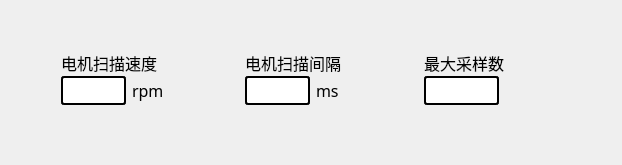
          <widget class="QWidget" name="widget_4_2" native="true">
           <property name="styleSheet">
            <string notr="true">#widget_4_2{border:4px solid rgb(141, 167, 219);
border-radius:5px;}</string>
           </property>
           <layout class="QHBoxLayout" name="horizontalLayout_3">
            <item>
             <spacer name="horizontalSpacer_11">
              <property name="orientation">
               <enum>Qt::Horizontal</enum>
              </property>
              <property name="sizeHint" stdset="0">
               <size>
                <width>40</width>
                <height>20</height>
               </size>
              </property>
             </spacer>
            </item>
            <item>
             <widget class="QWidget" name="widget_33" native="true">
              <layout class="QVBoxLayout" name="verticalLayout_11">
               <property name="spacing">
                <number>1</number>
               </property>
               <property name="leftMargin">
                <number>0</number>
               </property>
               <property name="topMargin">
                <number>0</number>
               </property>
               <property name="rightMargin">
                <number>0</number>
               </property>
               <property name="bottomMargin">
                <number>0</number>
               </property>
               <item>
                <spacer name="verticalSpacer_19">
                 <property name="orientation">
                  <enum>Qt::Vertical</enum>
                 </property>
                 <property name="sizeHint" stdset="0">
                  <size>
                   <width>20</width>
                   <height>40</height>
                  </size>
                 </property>
                </spacer>
               </item>
               <item>
                <widget class="QWidget" name="widget_34" native="true">
                 <layout class="QHBoxLayout" name="horizontalLayout_30">
                  <property name="spacing">
                   <number>0</number>
                  </property>
                  <property name="leftMargin">
                   <number>10</number>
                  </property>
                  <property name="topMargin">
                   <number>0</number>
                  </property>
                  <property name="rightMargin">
                   <number>0</number>
                  </property>
                  <property name="bottomMargin">
                   <number>0</number>
                  </property>
                  <item>
                   <widget class="QLabel" name="label_25">
                    <property name="font">
                     <font>
                      <family>微软雅黑</family>
                      <pointsize>12</pointsize>
                     </font>
                    </property>
                    <property name="text">
                     <string>电机扫描速度</string>
                    </property>
                   </widget>
                  </item>
                  <item>
                   <spacer name="horizontalSpacer_14">
                    <property name="orientation">
                     <enum>Qt::Horizontal</enum>
                    </property>
                    <property name="sizeHint" stdset="0">
                     <size>
                      <width>72</width>
                      <height>20</height>
                     </size>
                    </property>
                   </spacer>
                  </item>
                 </layout>
                </widget>
               </item>
               <item>
                <widget class="QWidget" name="widget_35" native="true">
                 <layout class="QHBoxLayout" name="horizontalLayout_31">
                  <property name="leftMargin">
                   <number>10</number>
                  </property>
                  <property name="topMargin">
                   <number>0</number>
                  </property>
                  <item>
                   <widget class="QLineEdit" name="lineEdit_scanSpeed">
                    <property name="minimumSize">
                     <size>
                      <width>50</width>
                      <height>0</height>
                     </size>
                    </property>
                    <property name="maximumSize">
                     <size>
                      <width>65</width>
                      <height>16777215</height>
                     </size>
                    </property>
                    <property name="font">
                     <font>
                      <family>微软雅黑</family>
                      <pointsize>12</pointsize>
                     </font>
                    </property>
                    <property name="styleSheet">
                     <string notr="true">border:2px solid rgb(0, 0, 0);
border-radius:3px;</string>
                    </property>
                    <property name="text">
                     <string/>
                    </property>
                   </widget>
                  </item>
                  <item>
                   <widget class="QLabel" name="label_26">
                    <property name="font">
                     <font>
                      <family>微软雅黑</family>
                      <pointsize>12</pointsize>
                     </font>
                    </property>
                    <property name="text">
                     <string>rpm</string>
                    </property>
                   </widget>
                  </item>
                 </layout>
                </widget>
               </item>
               <item>
                <spacer name="verticalSpacer_20">
                 <property name="orientation">
                  <enum>Qt::Vertical</enum>
                 </property>
                 <property name="sizeHint" stdset="0">
                  <size>
                   <width>20</width>
                   <height>40</height>
                  </size>
                 </property>
                </spacer>
               </item>
              </layout>
             </widget>
            </item>
            <item>
             <widget class="QWidget" name="widget_36" native="true">
              <layout class="QVBoxLayout" name="verticalLayout_12">
               <property name="spacing">
                <number>1</number>
               </property>
               <property name="leftMargin">
                <number>0</number>
               </property>
               <property name="topMargin">
                <number>0</number>
               </property>
               <property name="rightMargin">
                <number>0</number>
               </property>
               <property name="bottomMargin">
                <number>0</number>
               </property>
               <item>
                <spacer name="verticalSpacer_21">
                 <property name="orientation">
                  <enum>Qt::Vertical</enum>
                 </property>
                 <property name="sizeHint" stdset="0">
                  <size>
                   <width>20</width>
                   <height>40</height>
                  </size>
                 </property>
                </spacer>
               </item>
               <item>
                <widget class="QWidget" name="widget_37" native="true">
                 <layout class="QHBoxLayout" name="horizontalLayout_32">
                  <property name="spacing">
                   <number>0</number>
                  </property>
                  <property name="leftMargin">
                   <number>10</number>
                  </property>
                  <property name="topMargin">
                   <number>0</number>
                  </property>
                  <property name="rightMargin">
                   <number>0</number>
                  </property>
                  <property name="bottomMargin">
                   <number>0</number>
                  </property>
                  <item>
                   <widget class="QLabel" name="label_27">
                    <property name="font">
                     <font>
                      <family>微软雅黑</family>
                      <pointsize>12</pointsize>
                     </font>
                    </property>
                    <property name="text">
                     <string>电机扫描间隔</string>
                    </property>
                   </widget>
                  </item>
                  <item>
                   <spacer name="horizontalSpacer_15">
                    <property name="orientation">
                     <enum>Qt::Horizontal</enum>
                    </property>
                    <property name="sizeHint" stdset="0">
                     <size>
                      <width>67</width>
                      <height>20</height>
                     </size>
                    </property>
                   </spacer>
                  </item>
                 </layout>
                </widget>
               </item>
               <item>
                <widget class="QWidget" name="widget_38" native="true">
                 <layout class="QHBoxLayout" name="horizontalLayout_33">
                  <property name="leftMargin">
                   <number>10</number>
                  </property>
                  <property name="topMargin">
                   <number>0</number>
                  </property>
                  <item>
                   <widget class="QLineEdit" name="lineEdit_scanDelay">
                    <property name="minimumSize">
                     <size>
                      <width>50</width>
                      <height>0</height>
                     </size>
                    </property>
                    <property name="maximumSize">
                     <size>
                      <width>65</width>
                      <height>16777215</height>
                     </size>
                    </property>
                    <property name="font">
                     <font>
                      <family>微软雅黑</family>
                      <pointsize>12</pointsize>
                     </font>
                    </property>
                    <property name="styleSheet">
                     <string notr="true">border:2px solid rgb(0, 0, 0);
border-radius:3px;</string>
                    </property>
                    <property name="text">
                     <string/>
                    </property>
                   </widget>
                  </item>
                  <item>
                   <widget class="QLabel" name="label_28">
                    <property name="font">
                     <font>
                      <family>微软雅黑</family>
                      <pointsize>12</pointsize>
                     </font>
                    </property>
                    <property name="text">
                     <string>ms</string>
                    </property>
                   </widget>
                  </item>
                 </layout>
                </widget>
               </item>
               <item>
                <spacer name="verticalSpacer_22">
                 <property name="orientation">
                  <enum>Qt::Vertical</enum>
                 </property>
                 <property name="sizeHint" stdset="0">
                  <size>
                   <width>20</width>
                   <height>40</height>
                  </size>
                 </property>
                </spacer>
               </item>
              </layout>
             </widget>
            </item>
            <item>
             <widget class="QWidget" name="widget_65" native="true">
              <layout class="QVBoxLayout" name="verticalLayout_26">
               <property name="spacing">
                <number>1</number>
               </property>
               <property name="leftMargin">
                <number>0</number>
               </property>
               <property name="topMargin">
                <number>0</number>
               </property>
               <property name="rightMargin">
                <number>0</number>
               </property>
               <property name="bottomMargin">
                <number>0</number>
               </property>
               <item>
                <spacer name="verticalSpacer_23">
                 <property name="orientation">
                  <enum>Qt::Vertical</enum>
                 </property>
                 <property name="sizeHint" stdset="0">
                  <size>
                   <width>20</width>
                   <height>40</height>
                  </size>
                 </property>
                </spacer>
               </item>
               <item>
                <widget class="QWidget" name="widget_66" native="true">
                 <layout class="QHBoxLayout" name="horizontalLayout_35">
                  <property name="spacing">
                   <number>0</number>
                  </property>
                  <property name="leftMargin">
                   <number>10</number>
                  </property>
                  <property name="topMargin">
                   <number>0</number>
                  </property>
                  <property name="rightMargin">
                   <number>0</number>
                  </property>
                  <property name="bottomMargin">
                   <number>0</number>
                  </property>
                  <item>
                   <widget class="QLabel" name="label_46">
                    <property name="font">
                     <font>
                      <family>微软雅黑</family>
                      <pointsize>12</pointsize>
                     </font>
                    </property>
                    <property name="text">
                     <string>最大采样数</string>
                    </property>
                   </widget>
                  </item>
                  <item>
                   <spacer name="horizontalSpacer_16">
                    <property name="orientation">
                     <enum>Qt::Horizontal</enum>
                    </property>
                    <property name="sizeHint" stdset="0">
                     <size>
                      <width>67</width>
                      <height>20</height>
                     </size>
                    </property>
                   </spacer>
                  </item>
                 </layout>
                </widget>
               </item>
               <item>
                <widget class="QWidget" name="widget_67" native="true">
                 <layout class="QHBoxLayout" name="horizontalLayout_52">
                  <property name="leftMargin">
                   <number>10</number>
                  </property>
                  <property name="topMargin">
                   <number>0</number>
                  </property>
                  <item>
                   <widget class="QLineEdit" name="lineEdit_maxCount">
                    <property name="minimumSize">
                     <size>
                      <width>75</width>
                      <height>0</height>
                     </size>
                    </property>
                    <property name="maximumSize">
                     <size>
                      <width>75</width>
                      <height>16777215</height>
                     </size>
                    </property>
                    <property name="font">
                     <font>
                      <family>微软雅黑</family>
                      <pointsize>12</pointsize>
                     </font>
                    </property>
                    <property name="styleSheet">
                     <string notr="true">border:2px solid rgb(0, 0, 0);
border-radius:3px;</string>
                    </property>
                    <property name="text">
                     <string/>
                    </property>
                   </widget>
                  </item>
                  <item>
                   <spacer name="horizontalSpacer_23">
                    <property name="orientation">
                     <enum>Qt::Horizontal</enum>
                    </property>
                    <property name="sizeHint" stdset="0">
                     <size>
                      <width>40</width>
                      <height>20</height>
                     </size>
                    </property>
                   </spacer>
                  </item>
                 </layout>
                </widget>
               </item>
               <item>
                <spacer name="verticalSpacer_24">
                 <property name="orientation">
                  <enum>Qt::Vertical</enum>
                 </property>
                 <property name="sizeHint" stdset="0">
                  <size>
                   <width>20</width>
                   <height>40</height>
                  </size>
                 </property>
                </spacer>
               </item>
              </layout>
             </widget>
            </item>
            <item>
             <spacer name="horizontalSpacer_12">
              <property name="orientation">
               <enum>Qt::Horizontal</enum>
              </property>
              <property name="sizeHint" stdset="0">
               <size>
                <width>40</width>
                <height>20</height>
               </size>
              </property>
             </spacer>
            </item>
           </layout>
          </widget>
